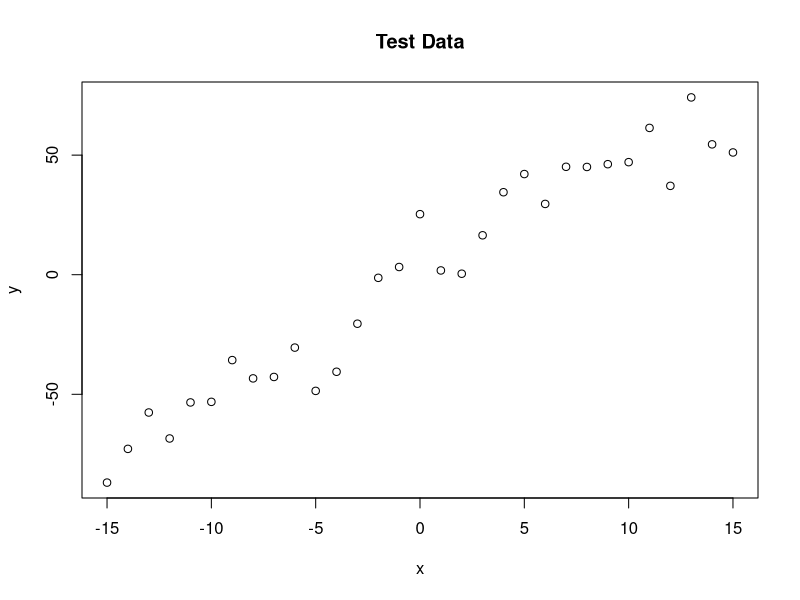
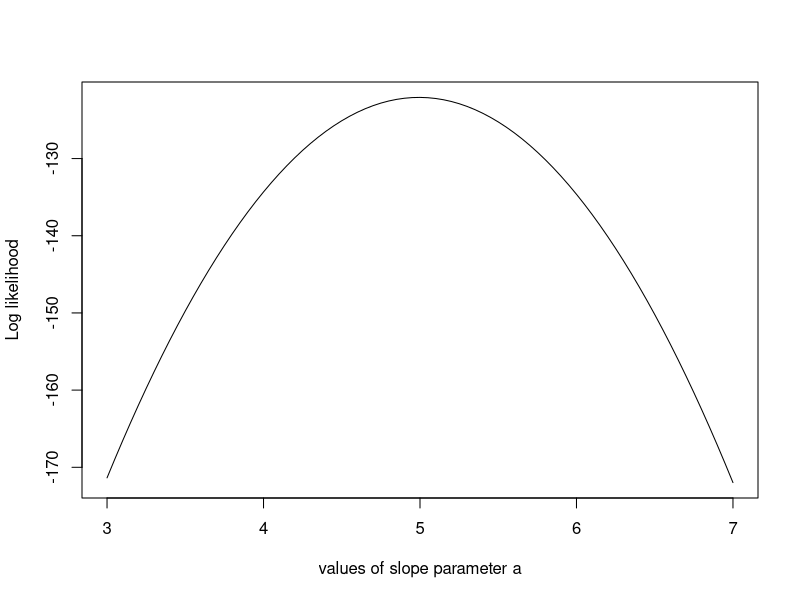
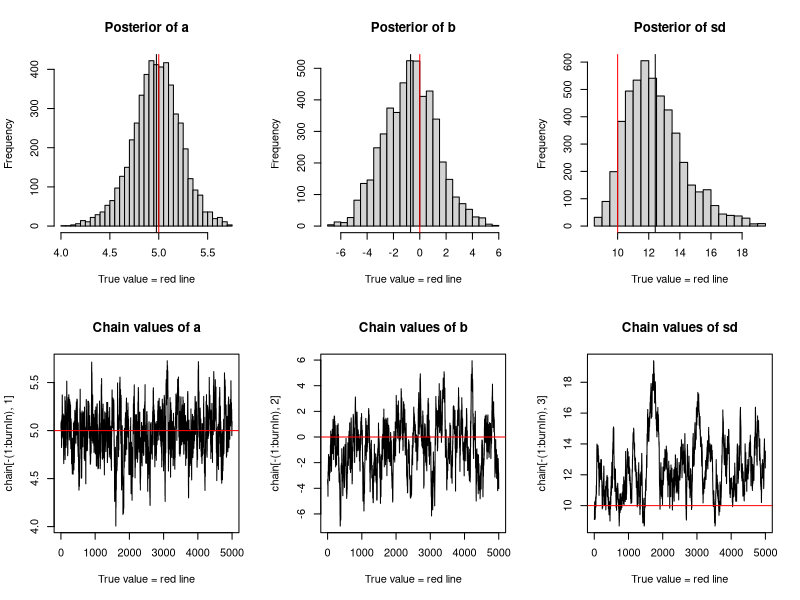

Write R code to recreate these figures, in order.
trueA = 5
trueB = 0
trueSd = 10
sampleSize = 31

# create independent x-values
x =(-(sampleSize-1)/2):((sampleSize-1)/2)
# create dependent values according to ax + b + N(0,sd)
y = trueA * x + trueB + rnorm(n=sampleSize,mean=0,sd=trueSd)

plot(x,y, main="Test Data")

likelihood = function(param){
  a = param[1]
  b = param[2]
  sd = param[3]
  
  pred = a*x + b
  singlelikelihoods = dnorm(y, mean = pred, sd = sd, log = T)
  sumll = sum(singlelikelihoods)
  return(sumll)
}

# Example: plot the likelihood profile of the slope a
slopevalues = function(x){return(likelihood(c(x, trueB, trueSd)))}
slopelikelihoods = lapply(seq(3, 7, by=.05), slopevalues )
plot (seq(3, 7, by=.05), slopelikelihoods , type="l", xlab = "values of slope parameter a", ylab = "Log likelihood")

# Prior distribution
prior = function(param){
  a = param[1]
  b = param[2]
  sd = param[3]
  aprior = dunif(a, min=0, max=10, log = T)
  bprior = dnorm(b, sd = 5, log = T)
  sdprior = dunif(sd, min=0, max=30, log = T)
  return(aprior+bprior+sdprior)
}

posterior = function(param){
  return (likelihood(param) + prior(param))
}


######## Metropolis algorithm ################

proposalfunction = function(param){
  return(rnorm(3,mean = param, sd= c(0.1,0.5,0.3)))
}

######## Metropolis algorithm ################

proposalfunction = function(param){
  return(rnorm(3,mean = param, sd= c(0.1,0.5,0.3)))
}

run_metropolis_MCMC = function(startvalue, iterations){
  chain = array(dim = c(iterations+1,3))
  chain[1,] = startvalue
  for (i in 1:iterations){
    proposal = proposalfunction(chain[i,])
    
    probab = exp(posterior(proposal) - posterior(chain[i,]))
    if (runif(1) < probab){
      chain[i+1,] = proposal
    }else{
      chain[i+1,] = chain[i,]
    }
  }
  return(chain)
}

startvalue = c(4,0,10)
chain = run_metropolis_MCMC(startvalue, 10000)

burnIn = 5000
acceptance = 1-mean(duplicated(chain[-(1:burnIn),]))

### Summary: #######################

par(mfrow = c(2,3))
hist(chain[-(1:burnIn),1],nclass=30, , main="Posterior of a", xlab="True value = red line" )
abline(v = mean(chain[-(1:burnIn),1]))
abline(v = trueA, col="red" )
hist(chain[-(1:burnIn),2],nclass=30, main="Posterior of b", xlab="True value = red line")
abline(v = mean(chain[-(1:burnIn),2]))
abline(v = trueB, col="red" )
hist(chain[-(1:burnIn),3],nclass=30, main="Posterior of sd", xlab="True value = red line")
abline(v = mean(chain[-(1:burnIn),3]) )
abline(v = trueSd, col="red" )
plot(chain[-(1:burnIn),1], type = "l", xlab="True value = red line" , main = "Chain values of a", )
abline(h = trueA, col="red" )
plot(chain[-(1:burnIn),2], type = "l", xlab="True value = red line" , main = "Chain values of b", )
abline(h = trueB, col="red" )
plot(chain[-(1:burnIn),3], type = "l", xlab="True value = red line" , main = "Chain values of sd", )
abline(h = trueSd, col="red" )

# for comparison:
summary(lm(y~x))
